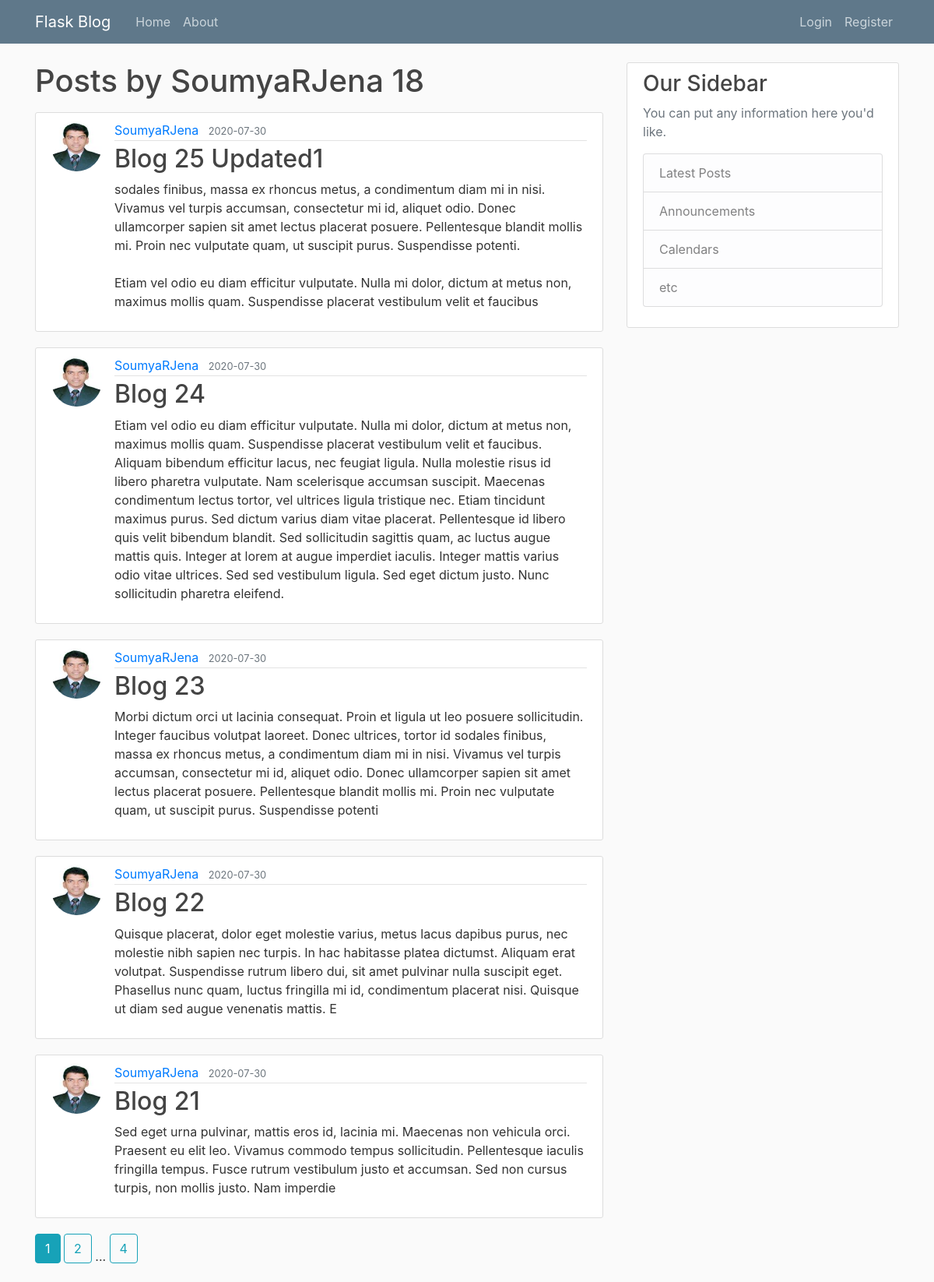
Page /user/SoumyaRJena on the committed database.
### flaskblog/models.py (models this page shows, shortened)
class User(db.Model, UserMixin):
    id = db.Column(db.Integer, primary_key=True)
    username = db.Column(db.String(20), unique=True, nullable=False)
    email = db.Column(db.String(120), unique=True, nullable=False)
    image_file = db.Column(db.String(20), nullable=False, default='default.jpg')
    password = db.Column(db.String(60), nullable=False)
    posts = db.relationship('Post', backref='author', lazy=True)

class Post(db.Model):
    id = db.Column(db.Integer, primary_key=True)
    title = db.Column(db.String(100), nullable=False)
    date_posted = db.Column(db.DateTime, nullable=False, default=datetime.utcnow)
    content = db.Column(db.Text, nullable=False)
    user_id = db.Column(db.Integer, db.ForeignKey('user.id'), nullable=False)

### flaskblog/users/routes.py (the view)
@users.route("/user/<string:username>")
def user_posts(username):
    page = request.args.get('page', 1, type=int)
    user = User.query.filter_by(username=username).first_or_404()
    posts = Post.query.filter_by(author=user) \
        .order_by(Post.date_posted.desc()) \
        .paginate(page=page, per_page=5)
    return render_template('user_post.html', posts=posts, user=user)

### flaskblog/templates/user_post.html
{% extends "layout.html" %}
{% block content %}
    <h1 class="mb-3"> Posts by {{ user.username }} {{ posts.total }}</h1>
    {% for post in posts.items %}
        <article class="media content-section">
            <img class="rounded-circle article-img" src="{{ url_for('static', filename='profile_pics/' + post.author.image_file) }}">
          <div class="media-body">
            <div class="article-metadata">
              <a class="mr-2" href="{{ url_for('users.user_posts', username=post.author.username) }}">{{ post.author.username }}</a>
              <small class="text-muted">{{ post.date_posted.strftime('%Y-%m-%d') }}</small>
            </div>
            <h2><a class="article-title" href="{{ url_for('posts.post', post_id = post.id) }}">{{ post.title }}</a></h2>
            <p class="article-content">{{ post.content }}</p>
          </div>
        </article>
    {% endfor %}
    {% for page_num in posts.iter_pages(left_edge=1, right_edge=1, left_current=1, right_current=2) %}
        {% if page_num %}
            {% if posts.page == page_num %}
                <a class="btn btn-info mb-4" href="{{ url_for('users.user_posts', username=user.username, page=page_num ) }}">{{ page_num }}</a>
            {% else %}
                <a class="btn btn-outline-info mb-4" href="{{ url_for('users.user_posts',username=user.username, page=page_num ) }}">{{ page_num }}</a>
            {% endif %}
        {% else %}
            ...
        {% endif %}
    {% endfor %}
{% endblock content %}

### flaskblog/static/main.css (style rules this page uses)
body { background: #fafafa; color: #333333; margin-top: 5rem; }
h1, h2, h3, h4, h5, h6 { color: #444444; }
.content-section { background: #ffffff; padding: 10px 20px; border: 1px solid #dddddd; border-radius: 3px; margin-bottom: 20px; }
.article-title { color: #444444; }
.article-content { white-space: pre-line; }
.article-img { height: 65px; width: 65px; margin-right: 16px; }
.article-metadata { padding-bottom: 1px; margin-bottom: 4px; border-bottom: 1px solid #e3e3e3 }

### rows in the picture
User: username "SoumyaRJena"
Post: image_file (picture), author.username "SoumyaRJena", date_posted "2020-07-30", title "Blog 25 Updated1", content "sodales finibus, massa ex rhoncus metus, a condimentum diam mi in nisi. Vivamus vel turpis accumsan, consectetur mi id, aliquet odio. Donec ullamcorper sapien sit amet lectus placerat posuere. Pellentesque blandit mollis mi. Proin nec vulputate quam, ut suscipit purus. Suspendisse potenti. Etiam vel odio eu diam efficitur vulputate. Nulla mi dolor, dictum at metus non, maximus mollis quam. Suspendisse placerat vestibulum velit et faucibus"
Post: image_file (picture), author.username "SoumyaRJena", date_posted "2020-07-30", title "Blog 24", content "Etiam vel odio eu diam efficitur vulputate. Nulla mi dolor, dictum at metus non, maximus mollis quam. Suspendisse placerat vestibulum velit et faucibus. Aliquam bibendum efficitur lacus, nec feugiat ligula. Nulla molestie risus id libero pharetra vulputate. Nam scelerisque accumsan suscipit. Maecenas condimentum lectus tortor, vel ultrices ligula tristique nec. Etiam tincidunt maximus purus. Sed dictum varius diam vitae placerat. Pellentesque id libero quis velit bibendum blandit. Sed sollicitudin sagittis quam, ac luctus augue mattis quis. Integer at lorem at augue imperdiet iaculis. Integer mattis varius odio vitae ultrices. Sed sed vestibulum ligula. Sed eget dictum justo. Nunc…"
Post: image_file (picture), author.username "SoumyaRJena", date_posted "2020-07-30", title "Blog 23", content "Morbi dictum orci ut lacinia consequat. Proin et ligula ut leo posuere sollicitudin. Integer faucibus volutpat laoreet. Donec ultrices, tortor id sodales finibus, massa ex rhoncus metus, a condimentum diam mi in nisi. Vivamus vel turpis accumsan, consectetur mi id, aliquet odio. Donec ullamcorper sapien sit amet lectus placerat posuere. Pellentesque blandit mollis mi. Proin nec vulputate quam, ut suscipit purus. Suspendisse potenti"
Post: image_file (picture), author.username "SoumyaRJena", date_posted "2020-07-30", title "Blog 22", content "Quisque placerat, dolor eget molestie varius, metus lacus dapibus purus, nec molestie nibh sapien nec turpis. In hac habitasse platea dictumst. Aliquam erat volutpat. Suspendisse rutrum libero dui, sit amet pulvinar nulla suscipit eget. Phasellus nunc quam, luctus fringilla mi id, condimentum placerat nisi. Quisque ut diam sed augue venenatis mattis. E"
Post: image_file (picture), author.username "SoumyaRJena", date_posted "2020-07-30", title "Blog 21", content "Sed eget urna pulvinar, mattis eros id, lacinia mi. Maecenas non vehicula orci. Praesent eu elit leo. Vivamus commodo tempus sollicitudin. Pellentesque iaculis fringilla tempus. Fusce rutrum vestibulum justo et accumsan. Sed non cursus turpis, non mollis justo. Nam imperdie"

### other values in the picture
{{ posts.total }} "18"
{{ page_num }} "1"
{{ page_num }} "2" "4"
